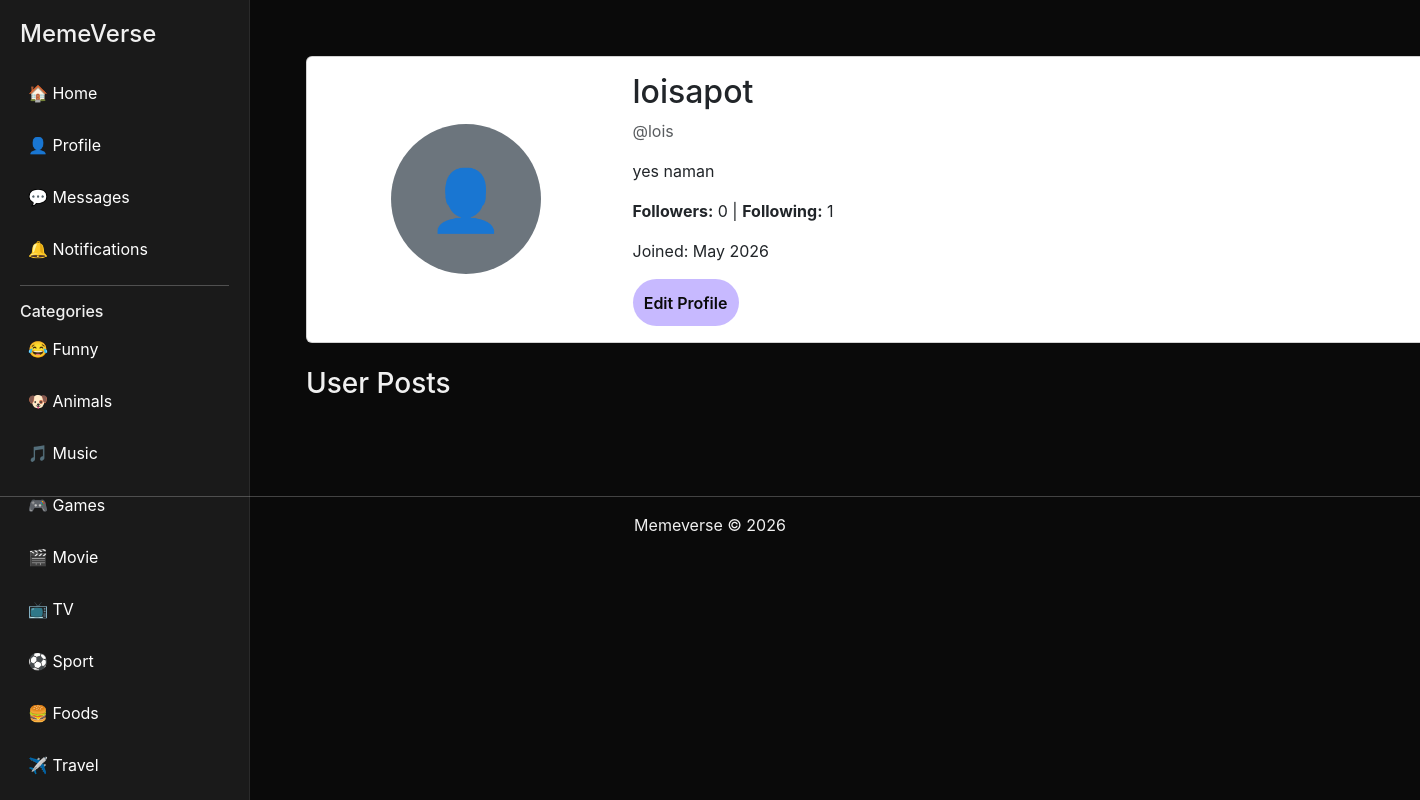
The app's page /profile.php (signed in) with its own data.
### tables this page shows
CREATE TABLE `users` (
  `id` int(11) NOT NULL,
  `username` varchar(50) NOT NULL,
  `email` varchar(100) NOT NULL,
  `password` varchar(255) NOT NULL,
  `nickname` varchar(100) DEFAULT NULL,
  `bio` text DEFAULT NULL,
  `profile_pic` varchar(255) DEFAULT NULL,
  `created_at` timestamp NOT NULL DEFAULT current_timestamp(),
  `role` varchar(20) DEFAULT 'user',
  `status` varchar(20) DEFAULT 'active'
);

### profile.php (the view, shortened to what this page needs)
<?php
require_once 'includes/header.php';
$user_id =
isset($_GET['id'])
? (int)$_GET['id']
: ($_SESSION['user_id'] ?? 0);
$stmt = $conn->prepare(
"SELECT
id,
username,
nickname,
bio,
profile_pic,
created_at
FROM users
WHERE id=?"
);
$stmt->bind_param("i", $user_id);
$stmt->execute();
$result = $stmt->get_result();
$user = $result->fetch_assoc();
$user['nickname'] =
$user['nickname'] ?? '';
$user['bio'] =
$user['bio'] ?? '';
$user['profile_pic'] =
$user['profile_pic'] ?? '';
$followerCount =
$conn->query(
"SELECT COUNT(*) total
FROM followers
WHERE following_id=" . (int)$user_id
)->fetch_assoc()['total'];
$followingCount =
$conn->query(
"SELECT COUNT(*) total
FROM followers
WHERE follower_id=" . (int)$user_id
)->fetch_assoc()['total'];
?>
<div class="container">
<div class="row">
<div class="col-md-12">
<div class="card mb-4">
<div class="card-body">
<div class="row align-items-center">
<div class="col-md-3 text-center">
<?php if($user['profile_pic']): ?>
<img
src="<?= BASE_URL . '/' . $user['profile_pic'] ?>"
class="rounded-circle"
style="width:150px;height:150px;object-fit:cover;">
<?php else: ?>
<div
class="rounded-circle bg-secondary d-flex justify-content-center align-items-center mx-auto"
style="width:150px;height:150px;font-size:60px;">
</div>
<?php endif; ?>
</div>
<div class="col-md-9">
<h2>
<?= htmlspecialchars(
$user['nickname'] ?? ''
?: $user['username']
) ?>
</h2>
<p class="text-muted">
@<?= htmlspecialchars($user['username']) ?>
</p>
<p>
<?= nl2br(
htmlspecialchars(
$user['bio'] ?? ''
)
) ?>
</p>
<div class="mb-3">
<strong>Followers:</strong>
<?= $followerCount ?>
|
<strong>Following:</strong>
<?= $followingCount ?>
</div>
<p>
Joined:
<?= date(
'F Y',
strtotime($user['created_at'])
) ?>
</p>
<?php if(
$user['id']
==
($_SESSION['user_id'] ?? 0)
): ?>
<button
class="btn btn-primary"
data-bs-toggle="modal"
data-bs-target="#editProfileModal">
Edit Profile
</button>
<?php endif; ?>
</div>
</div>
</div>
</div>
</div>
</div>
<h3 class="mb-3">
User Posts
</h3>
</div>
<?php
require_once 'includes/footer.php';
?>

### assets/css/style.css (style rules this page uses)
:root { --bg-dark: #0a0a0a; --bg-card: #141414; --bg-sidebar: #0f0f0f; --border-subtle: #2a2a2a; --text-primary: #f0f0f0; --text-secondary: #a0a0a0; --pastel-purple: #c7b9ff; --pastel-mint: #b8e1d2; --pastel-peach: #ffd6b3; --pastel-lavender: #e6d5ff; --accent-hover: #c7b9ff20; }
* { margin: 0; padding: 0; box-sizing: border-box; }
body { font-family: 'Inter', sans-serif; background: var(--bg-dark); color: var(--text-primary); line-height: 1.5; scroll-behavior: smooth; }
.btn-primary { background: var(--pastel-purple); border: none; color: var(--bg-dark); font-weight: 600; padding: 0.7rem; border-radius: 40px; transition: opacity 0.2s; }

### records on screen
users: nickname "loisapot", username "lois", bio "yes naman", created_at "May 2026"

### other values on screen
$followerCount "0"
$followingCount "1"
